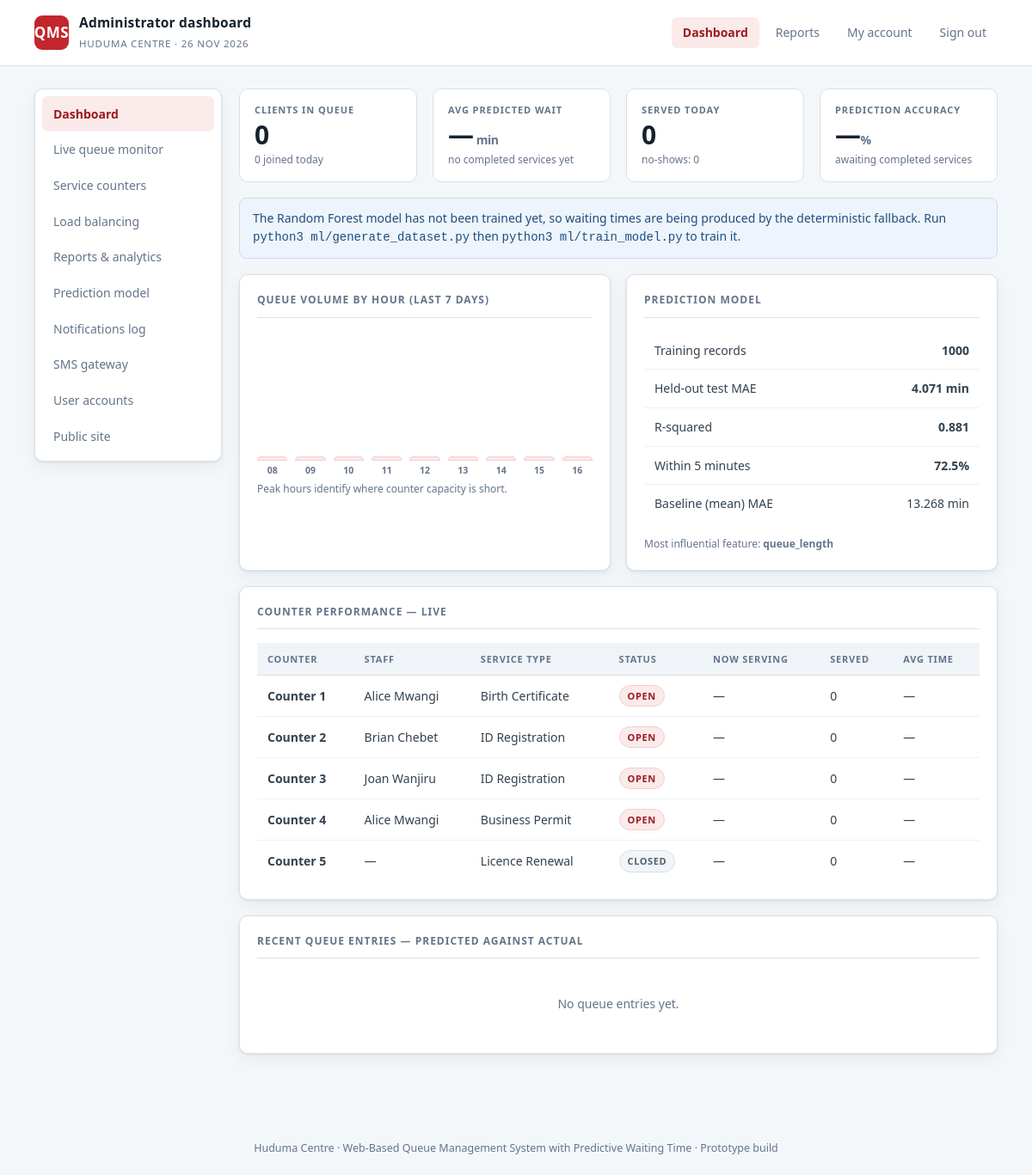
Screenshot of /admin/dashboard.php (signed in) with the database file from the repository.
### tables this page shows
CREATE TABLE service_counter (
    counter_id        INT AUTO_INCREMENT PRIMARY KEY,
    counter_name      VARCHAR(60)  NOT NULL,
    service_type      VARCHAR(80)  NOT NULL,
    status            ENUM('open','closed') NOT NULL DEFAULT 'closed',
     
     
     
    overflow_enabled  TINYINT(1) NOT NULL DEFAULT 1,
    assigned_staff_id INT DEFAULT NULL,
    CONSTRAINT fk_counter_staff FOREIGN KEY (assigned_staff_id)
        REFERENCES user (user_id) ON DELETE SET NULL,
    INDEX idx_counter_service (service_type, status)
);

CREATE TABLE user (
    user_id        INT AUTO_INCREMENT PRIMARY KEY,
    full_name      VARCHAR(120)  NOT NULL,
    phone_number   VARCHAR(20)   NOT NULL,
    email          VARCHAR(120)  DEFAULT NULL,
    password_hash  VARCHAR(255)  DEFAULT NULL,
    role           ENUM('client','staff','admin') NOT NULL DEFAULT 'client',
    created_at     DATETIME      NOT NULL DEFAULT CURRENT_TIMESTAMP,
    INDEX idx_user_phone (phone_number),
     
     
     
    staff_email    VARCHAR(120)  AS (IF(role IN ('staff','admin'), email, NULL)) STORED,
    UNIQUE KEY uq_staff_email (staff_email),
    INDEX idx_user_email (email)
);

### includes/helpers.php (called while the page is built, shortened)
<?php
require_once __DIR__ . '/db.php';
function e(?string $s): string
{
    return htmlspecialchars((string)$s, ENT_QUOTES, 'UTF-8');
}

### includes/auth.php (called while the page is built, shortened)
<?php
require_once __DIR__ . '/helpers.php';
function auth_user(): ?array
{
    return $_SESSION['user'] ?? null;
}

### includes/db.php (called while the page is built, shortened)
<?php
function db(): PDO
{
    static $pdo = null;
    if ($pdo === null) {
        $dsn = sprintf('mysql:host=%s;dbname=%s;charset=utf8mb4', DB_HOST, DB_NAME);
        try {
            $pdo = new PDO($dsn, DB_USER, DB_PASS, [
                PDO::ATTR_ERRMODE            => PDO::ERRMODE_EXCEPTION,
                PDO::ATTR_DEFAULT_FETCH_MODE => PDO::FETCH_ASSOC,
                PDO::ATTR_EMULATE_PREPARES   => false,
            ]);
        } catch (PDOException $e) {
            http_response_code(500);
            die('Database connection failed. Check config/config.php. '
                . (APP_DEBUG ? htmlspecialchars($e->getMessage()) : ''));
        }
    }
    return $pdo;
}
function q(string $sql, array $params = []): PDOStatement
{
    $stmt = db()->prepare($sql);
    $stmt->execute($params);
    return $stmt;
}
function q_one(string $sql, array $params = []): ?array
{
    $row = q($sql, $params)->fetch();
    return $row === false ? null : $row;
}
function q_all(string $sql, array $params = []): array
{
    return q($sql, $params)->fetchAll();
}
function q_val(string $sql, array $params = [], $default = null)
{
    $v = q($sql, $params)->fetchColumn();
    return $v === false ? $default : $v;
}

### admin/dashboard.php (the view, shortened to what this page needs)
<?php
require_once __DIR__ . '/../includes/layout.php';
$inQueue = (int)q_val(
    'SELECT COUNT(*) FROM queue_entry WHERE status IN ("waiting","checked_in")', [], 0);
$peakToday = (int)q_val(
    'SELECT COUNT(*) FROM queue_entry WHERE DATE(join_time) = CURDATE()', [], 0);
$avgPredicted = q_val(
    'SELECT AVG(predicted_wait_time) FROM queue_entry
      WHERE status IN ("waiting","checked_in") AND predicted_wait_time IS NOT NULL');
$servedToday = (int)q_val(
    'SELECT COUNT(*) FROM queue_entry
      WHERE status = "completed" AND DATE(service_end_time) = CURDATE()', [], 0);
$noShowsToday = (int)q_val(
    'SELECT COUNT(*) FROM queue_entry
      WHERE status = "expired" AND DATE(expiry_time) = CURDATE()', [], 0);
$accuracy = q_one(
    'SELECT COUNT(*) AS n,
            AVG(ABS(predicted_wait_time -
                TIMESTAMPDIFF(SECOND, join_time, service_start_time)/60)) AS mae,
            AVG(TIMESTAMPDIFF(SECOND, join_time, service_start_time)/60) AS actual_avg
       FROM queue_entry
      WHERE status = "completed"
        AND predicted_wait_time IS NOT NULL
        AND service_start_time IS NOT NULL
        AND prediction_source = "model"');
$withinTolerance = q_val(
    'SELECT AVG(ABS(predicted_wait_time -
                TIMESTAMPDIFF(SECOND, join_time, service_start_time)/60) <= 5) * 100
       FROM queue_entry
      WHERE status = "completed" AND predicted_wait_time IS NOT NULL
        AND service_start_time IS NOT NULL AND prediction_source = "model"');
$byHour = [];
$maxHour = $byHour ? max($byHour) : 0;
$counters = q_all(
    'SELECT sc.*, u.full_name AS staff_name,
            (SELECT qe.queue_number FROM queue_entry qe
              WHERE qe.counter_id = sc.counter_id
                AND qe.status IN ("called","in_service")
              ORDER BY qe.called_time DESC LIMIT 1) AS now_serving,
            (SELECT COUNT(*) FROM queue_entry qe
              WHERE qe.counter_id = sc.counter_id AND qe.status = "completed") AS served,
            (SELECT AVG(sl.service_duration)/60 FROM service_log sl
              WHERE sl.counter_id = sc.counter_id AND sl.status = "completed") AS avg_minutes
       FROM service_counter sc
  LEFT JOIN user u ON u.user_id = sc.assigned_staff_id
   ORDER BY sc.counter_id');
$recent = q_all(
    'SELECT qe.queue_number, qe.service_type, qe.status, qe.predicted_wait_time,
            qe.prediction_source, qe.delivery_channel, qe.join_time,
            TIMESTAMPDIFF(SECOND, qe.join_time, qe.service_start_time)/60 AS actual_wait,
            sc.counter_name
       FROM queue_entry qe
  LEFT JOIN service_counter sc ON sc.counter_id = qe.counter_id
   ORDER BY qe.queue_entry_id DESC LIMIT 12');
$modelTrained = is_file(MODEL_FILE);
$metrics = null;
if (is_file(ML_DIR . '/model/training_metrics.json')) {
    $metrics = json_decode(file_get_contents(ML_DIR . '/model/training_metrics.json'), true);
}
page_head('Dashboard', 'dashboard', [
    'heading'    => 'Administrator dashboard',
    'subheading' => CENTRE_NAME . ' · ' . date('d M Y'),
]);
?>
<div class="side-layout">
  <nav class="sidenav">
    <a class="on" href="dashboard.php">Dashboard</a>
    <a href="monitor.php">Live queue monitor</a>
    <a href="counters.php">Service counters</a>
    <a href="balancing.php">Load balancing</a>
    <a href="reports.php">Reports &amp; analytics</a>
    <a href="model.php">Prediction model</a>
    <a href="notifications.php">Notifications log</a>
    <a href="gateway.php">SMS gateway</a>
    <a href="users.php">User accounts</a>
    <a href="../index.php">Public site</a>
  </nav>
  <div>
    <div class="grid g4" style="margin-bottom:18px;">
      <div class="stat"><div class="k">Clients in queue</div>
        <div class="v"><?= $inQueue ?></div>
        <div class="d"><?= $peakToday ?> joined today</div></div>
      <div class="stat"><div class="k">Avg predicted wait</div>
        <div class="v"><?= $avgPredicted !== null
              ? number_format((float)$avgPredicted, 0) : '—' ?><small> min</small></div>
        <div class="d"><?= $accuracy && $accuracy['actual_avg'] !== null
              ? 'actual: ' . number_format((float)$accuracy['actual_avg'], 1) . ' min'
              : 'no completed services yet' ?></div></div>
      <div class="stat"><div class="k">Served today</div>
        <div class="v"><?= $servedToday ?></div>
        <div class="d">no-shows: <?= $noShowsToday ?></div></div>
      <div class="stat"><div class="k">Prediction accuracy</div>
        <div class="v"><?= $withinTolerance !== null
              ? number_format((float)$withinTolerance, 0) : '—' ?><small>%</small></div>
        <div class="d"><?= $accuracy && $accuracy['mae'] !== null
              ? 'MAE ' . number_format((float)$accuracy['mae'], 1) . ' min over '
                . (int)$accuracy['n'] . ' services'
              : 'awaiting completed services' ?></div></div>
    </div>
    <?php if (!$modelTrained): ?>
      <div class="alert info">
        The Random Forest model has not been trained yet, so waiting times are
        being produced by the deterministic fallback. Run
        <code>python3 ml/generate_dataset.py</code> then
        <code>python3 ml/train_model.py</code> to train it.
      </div>
    <?php endif; ?>
    <div class="grid g2">
      <div class="panel">
        <h2>Queue volume by hour (last 7 days)</h2>
        <div class="bars-wrap">
          <div class="bars">
            <?php for ($h = OPENING_HOUR; $h < CLOSING_HOUR; $h++):
                $n = $byHour[$h] ?? 0;
                $pct = $maxHour > 0 ? max(3, (int)round($n / $maxHour * 100)) : 3; ?>
              <div class="b" style="height:<?= $pct ?>%" title="<?= $n ?> clients">
                <b><?= sprintf('%02d', $h) ?></b>
              </div>
            <?php endfor; ?>
          </div>
        </div>
        <p class="tiny muted">Peak hours identify where counter capacity is short.</p>
      </div>
      <div class="panel">
        <h2>Prediction model</h2>
        <?php if ($metrics): ?>
          <table>
            <tr><td>Training records</td><td class="right"><b><?= (int)$metrics['records'] ?></b></td></tr>
            <tr><td>Held-out test MAE</td><td class="right"><b><?= e($metrics['mae_minutes']) ?> min</b></td></tr>
            <tr><td>R-squared</td><td class="right"><b><?= e($metrics['r2']) ?></b></td></tr>
            <tr><td>Within 5 minutes</td><td class="right"><b><?= e($metrics['within_5_minutes_percent']) ?>%</b></td></tr>
            <tr><td>Baseline (mean) MAE</td><td class="right"><?= e($metrics['baseline_mae_minutes']) ?> min</td></tr>
          </table>
          <p class="tiny muted mt">
            Most influential feature:
            <b><?= e(array_key_first($metrics['feature_importance'])) ?></b>
          </p>
        <?php else: ?>
          <div class="empty">No training metrics found. Train the model to populate this panel.</div>
        <?php endif; ?>
      </div>
    </div>
    <div class="panel">
      <h2>Counter performance — live</h2>
      <table>
        <thead><tr>
          <th>Counter</th><th>Staff</th><th>Service type</th><th>Status</th>
          <th>Now serving</th><th>Served</th><th>Avg time</th>
        </tr></thead>
        <tbody>
        <?php foreach ($counters as $c): ?>
          <tr>
            <td><b><?= e($c['counter_name']) ?></b></td>
            <td><?= e($c['staff_name'] ?? '—') ?></td>
            <td><?= e($c['service_type']) ?></td>
            <td><?= badge($c['status']) ?></td>
            <td><?= e($c['now_serving'] ?? '—') ?></td>
            <td><?= (int)$c['served'] ?></td>
            <td><?= $c['avg_minutes'] !== null
                    ? number_format((float)$c['avg_minutes'], 1) . ' min' : '—' ?></td>
          </tr>
        <?php endforeach; ?>
        </tbody>
      </table>
    </div>
    <div class="panel">
      <h2>Recent queue entries — predicted against actual</h2>
      <?php if (!$recent): ?>
        <div class="empty">No queue entries yet.</div>
      <?php endif; ?>
    </div>
  </div>
</div>
<?php page_foot(); ?>

### includes/layout.php (shortened to what this page needs)
<?php
require_once __DIR__ . '/helpers.php';
require_once __DIR__ . '/auth.php';
function base_url(): string
{
    return defined('QMS_ROOT') ? QMS_ROOT : './';
}
function page_head(string $title, string $active = '', array $opts = []): void
{
    $root = base_url();
    $user = auth_user();
    ?><!DOCTYPE html>
<html lang="en">
<head>
<link rel="stylesheet" href="<?= e($root) ?>assets/css/style.css">
</head>
<body>
<header class="topbar" role="banner">
  <div class="topbar-inner">
    <a class="brand" href="<?= e($root) ?>index.php">
      <span class="brand-mark">QMS</span>
      <span>
        <span class="brand-name"><?= e($opts['heading'] ?? 'Queue Management System') ?></span><br>
        <span class="brand-sub"><?= e($opts['subheading'] ?? CENTRE_NAME) ?></span>
      </span>
    </a>
    <nav class="nav" aria-label="Primary">
      <?php if ($user && $user['role'] === 'staff'): ?>
        <a href="<?= e($root) ?>staff/counter.php" class="<?= $active === 'counter' ? 'on' : '' ?>"<?= $active === 'counter' ? ' aria-current="page"' : '' ?>>My counter</a>
        <a href="<?= e($root) ?>account.php" class="<?= $active === 'account' ? 'on' : '' ?>"<?= $active === 'account' ? ' aria-current="page"' : '' ?>>My account</a>
        <a href="<?= e($root) ?>index.php">Public site</a>
        <a href="<?= e($root) ?>logout.php">Sign out</a>
      <?php elseif ($user && $user['role'] === 'admin'): ?>
        <a href="<?= e($root) ?>admin/dashboard.php" class="<?= $active === 'dashboard' ? 'on' : '' ?>"<?= $active === 'dashboard' ? ' aria-current="page"' : '' ?>>Dashboard</a>
        <a href="<?= e($root) ?>admin/reports.php" class="<?= $active === 'reports' ? 'on' : '' ?>"<?= $active === 'reports' ? ' aria-current="page"' : '' ?>>Reports</a>
        <a href="<?= e($root) ?>account.php" class="<?= $active === 'account' ? 'on' : '' ?>"<?= $active === 'account' ? ' aria-current="page"' : '' ?>>My account</a>
        <a href="<?= e($root) ?>logout.php">Sign out</a>
      <?php endif; ?>
    </nav>
  </div>
</header>
<main id="main-content" tabindex="-1" class="wrap <?= !empty($opts['narrow']) ? 'wrap-narrow' : '' ?>">
<?php
}
function page_foot(): void
{
    ?>
</main>
<footer class="foot">
  <?= e(CENTRE_NAME) ?> &middot; Web-Based Queue Management System with Predictive
  Waiting Time &middot; Prototype build
</footer>
</body>
</html>
<?php
}
function badge(string $status): string
{
    return '<span class="badge ' . e($status) . '">'
        . e(strtoupper(str_replace('_', ' ', $status))) . '</span>';
}

### rows the page displays
service_counter: counter_name "Counter 1", assigned_staff.full_name "Alice Mwangi", service_type "Birth Certificate", status "OPEN", now_serving "—", served "0"
service_counter: counter_name "Counter 2", assigned_staff.full_name "Brian Chebet", service_type "ID Registration", status "OPEN", now_serving "—", served "0"
service_counter: counter_name "Counter 3", assigned_staff.full_name "Joan Wanjiru", service_type "ID Registration", status "OPEN", now_serving "—", served "0"
service_counter: counter_name "Counter 4", assigned_staff.full_name "Alice Mwangi", service_type "Business Permit", status "OPEN", now_serving "—", served "0"
service_counter: counter_name "Counter 5", staff_name "—", service_type "Licence Renewal", status "CLOSED", now_serving "—", served "0"

### other values shown
$opts['heading'] "Administrator dashboard"
$opts['subheading'] "HUDUMA CENTRE · 26 NOV 2026"
$inQueue "0"
$peakToday "0"
$servedToday "0"
$noShowsToday "0"
$metrics['records'] "1000"
$metrics['mae_minutes'] "4.071"
$metrics['r2'] "0.881"
$metrics['within_5_minutes_percent'] "72.5"
$metrics['baseline_mae_minutes'] "13.268"
array_key_first($metrics['feature_importance']) "queue_length"
CENTRE_NAME "Huduma Centre"
